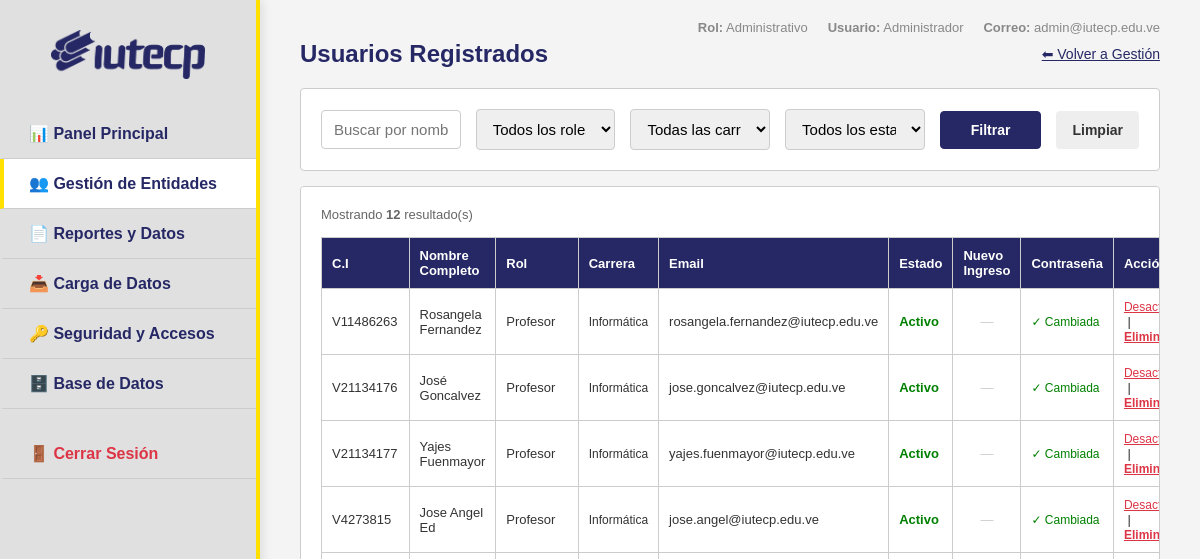
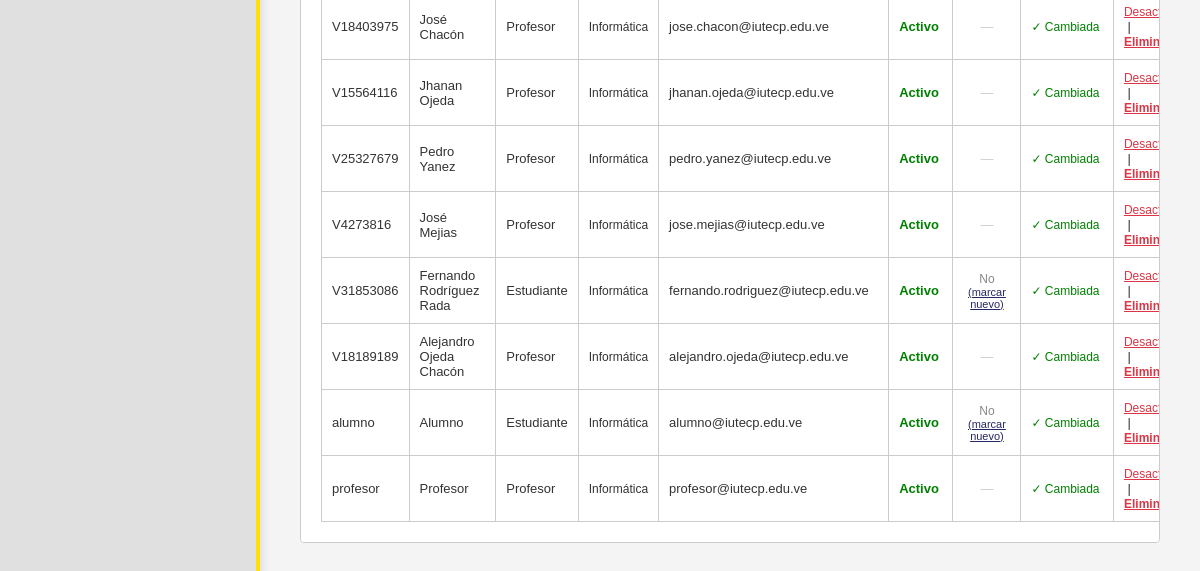
Page /admin/usuarios_lista.php (signed in) on the earlier database version (2 pictures, top to bottom).
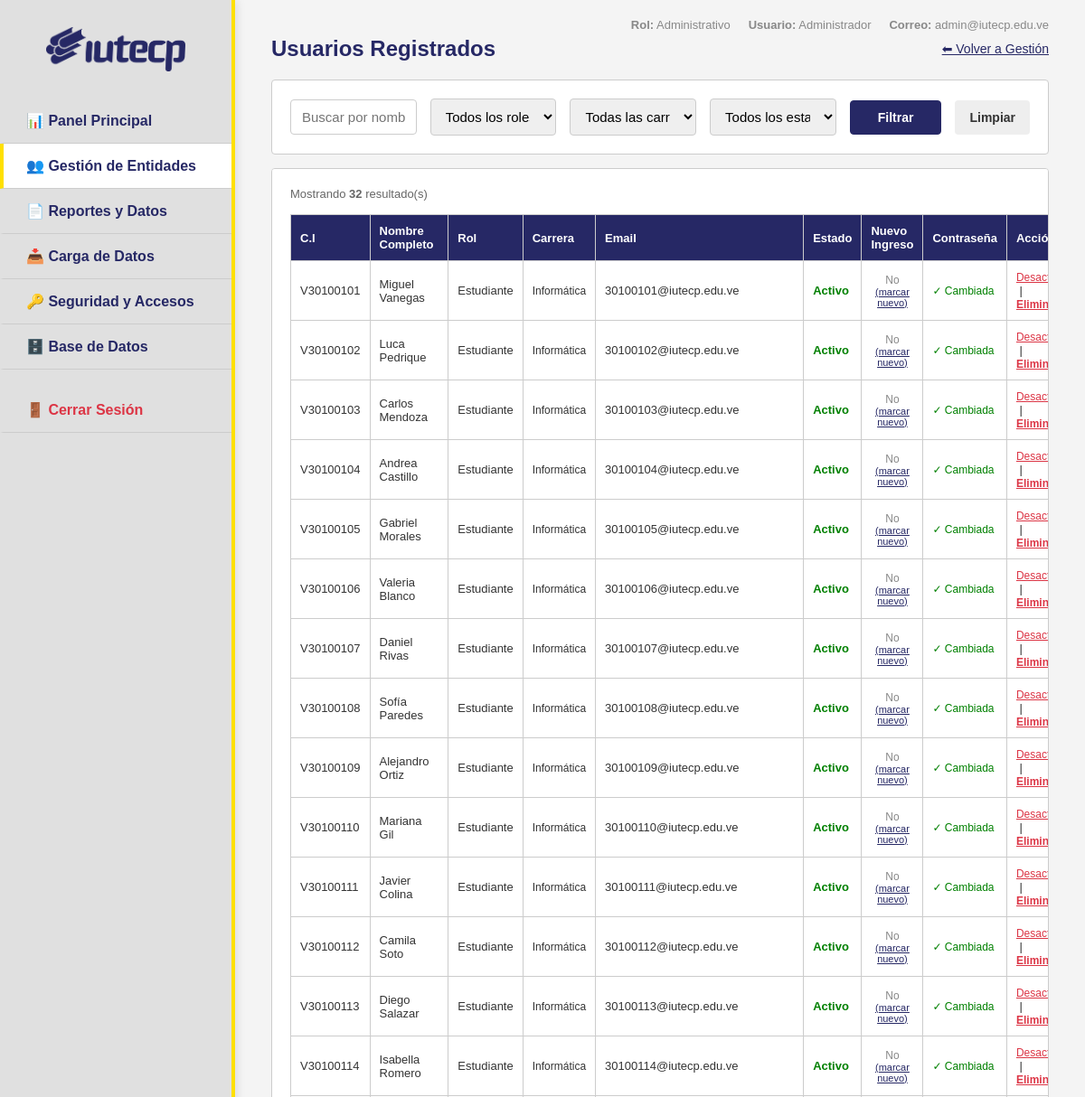
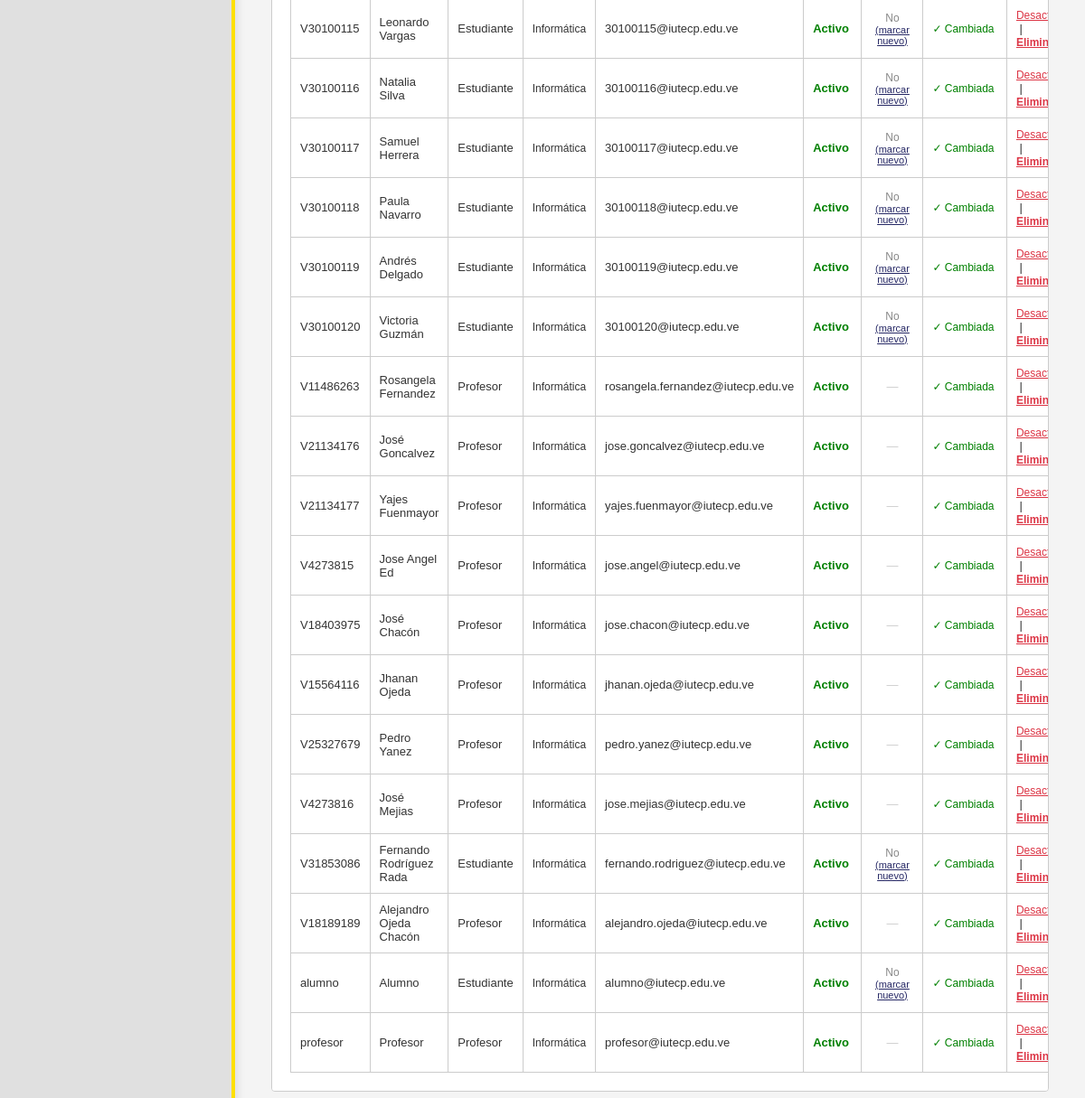
Same page on the later database version (2 pictures, top to bottom).
### tables this page shows
CREATE TABLE `usuarios` (
  `id` int(11) NOT NULL AUTO_INCREMENT,
  `cedula` varchar(20) NOT NULL,
  `username` varchar(50) DEFAULT NULL,
  `nombre_completo` varchar(255) NOT NULL,
  `email` varchar(255) DEFAULT NULL,
  `carrera_id` int(11) DEFAULT NULL,
  `telefono` varchar(20) DEFAULT NULL,
  `rol` enum('admin','profesor','estudiante') NOT NULL DEFAULT 'estudiante',
  `password_hash` varchar(255) NOT NULL,
  `password_temporal` tinyint(1) DEFAULT 1,
  `activo` tinyint(1) DEFAULT 1,
  `es_nuevo_ingreso` tinyint(1) DEFAULT 0,
  `creado_por` int(11) DEFAULT NULL,
  `created_at` timestamp NULL DEFAULT current_timestamp(),
  `updated_at` timestamp NULL DEFAULT current_timestamp() ON UPDATE current_timestamp(),
  PRIMARY KEY (`id`),
  UNIQUE KEY `cedula` (`cedula`),
  UNIQUE KEY `username` (`username`),
  KEY `creado_por` (`creado_por`),
  KEY `carrera_id` (`carrera_id`),
  CONSTRAINT `usuarios_ibfk_1` FOREIGN KEY (`creado_por`) REFERENCES `usuarios` (`id`),
  CONSTRAINT `usuarios_ibfk_2` FOREIGN KEY (`carrera_id`) REFERENCES `carreras` (`id`)
);

CREATE TABLE `carreras` (
  `id` int(11) NOT NULL AUTO_INCREMENT,
  `nombre` varchar(255) NOT NULL,
  `nivel` varchar(50) NOT NULL,
  `codigo` varchar(20) DEFAULT NULL,
  `tipo_periodo` enum('Trimestre','Cuatrimestre') NOT NULL DEFAULT 'Cuatrimestre',
  PRIMARY KEY (`id`)
);

### admin/usuarios_lista.php (the view, shortened to what this page needs)
<?php
require_once __DIR__ . '/includes/header.php';
$search = $_GET['search'] ?? '';
$where = ["u.rol != 'admin'"];
$params = [];
$sql = "SELECT u.id, u.cedula, u.nombre_completo, u.email, u.rol, u.activo, u.password_temporal, u.es_nuevo_ingreso,
               u.carrera_id, c.nombre as carrera_nombre,
               u.created_at
        FROM usuarios u
        LEFT JOIN carreras c ON u.carrera_id = c.id
        WHERE " . implode(' AND ', $where) . "
        ORDER BY u.created_at DESC";
global $pdo;
$stmt = $pdo->prepare($sql);
$stmt->execute($params);
$usuarios = $stmt->fetchAll();
?>
<div>
    <div style="display:flex;justify-content:space-between;align-items:center;margin-bottom:20px;">
        <h2 style="color:var(--primary);margin:0;">Usuarios Registrados</h2>
        <a href="usuarios.php" style="font-size:14px;color:var(--primary);">⬅ Volver a Gestión</a>
    </div>
    <div class="card" style="margin-bottom:15px;">
        <form method="GET" action="usuarios_lista.php" onkeydown="if(event.key==='Enter'&&event.target.tagName!=='TEXTAREA'){event.preventDefault();this.querySelector('button[type=submit]').click()}">
            <div class="filters">
                <input type="text" name="search" placeholder="Buscar por nombre o cédula..." value="<?= htmlspecialchars($search) ?>" />
                <select name="rol">
                    <option value="">Todos los roles</option>
                </select>
                <select name="carrera">
                    <option value="">Todas las carreras</option>
                </select>
                <select name="estado">
                    <option value="">Todos los estados</option>
                </select>
                <button type="submit" class="btn btn-primary">Filtrar</button>
                <a href="usuarios_lista.php" class="btn" style="background:#eee;color:var(--text-dark);text-decoration:none;text-align:center;">Limpiar</a>
            </div>
        </form>
    </div>
    <div class="card" style="overflow-x:auto;">
        <?php if (count($usuarios) === 0): ?>
            <p style="color:#666;font-size:14px;text-align:center;padding:30px;">No se encontraron usuarios.</p>
        <?php else: ?>
        <p style="margin-bottom:10px;font-size:13px;color:#666;">
            Mostrando <strong><?= count($usuarios) ?></strong> resultado(s)
        </p>
        <table style="font-size:13px;">
            <thead>
                <tr>
                    <th>C.I</th>
                    <th>Nombre Completo</th>
                    <th>Rol</th>
                    <th>Carrera</th>
                    <th>Email</th>
                    <th>Estado</th>
                    <th>Nuevo Ingreso</th>
                    <th>Contraseña</th>
                    <th>Acción</th>
                </tr>
            </thead>
            <tbody>
                <?php foreach ($usuarios as $u): ?>
                <tr>
                    <td><?= htmlspecialchars($u['cedula']) ?></td>
                    <td><?= htmlspecialchars($u['nombre_completo']) ?></td>
                    <td><?= ucfirst($u['rol']) ?></td>
                    <td style="font-size:12px;"><?= $u['carrera_nombre'] ? htmlspecialchars($u['carrera_nombre']) : '-' ?></td>
                    <td><?= htmlspecialchars($u['email'] ?? '-') ?></td>
                    <td>
                        <?php if ($u['activo']): ?>
                            <span style="color:green;font-weight:bold;">Activo</span>
                        <?php else: ?>
                            <span style="color:red;font-weight:bold;">Inactivo</span>
                        <?php endif; ?>
                    </td>
                    <td style="text-align:center">
                        <?php if ($u['rol'] === 'estudiante'): ?>
                            <?php if ($u['es_nuevo_ingreso']): ?>
                                <span style="color:#d39e00;font-weight:bold;font-size:12px">🗝️ Sí</span>
                                <a href="usuarios_lista.php?accion=toggle_nuevo&id=<?= $u['id'] ?>&<?= http_build_query($_GET) ?>"
                                   style="font-size:11px;color:#888;display:block">(marcar regular)</a>
                            <?php else: ?>
                                <span style="color:#888;font-size:12px">No</span>
                                <a href="usuarios_lista.php?accion=toggle_nuevo&id=<?= $u['id'] ?>&<?= http_build_query($_GET) ?>"
                                   style="font-size:11px;color:var(--primary);display:block">(marcar nuevo)</a>
                            <?php endif; ?>
                        <?php else: ?>
                            <span style="color:#ccc">—</span>
                        <?php endif; ?>
                    </td>
                    <td>
                        <?php if ($u['password_temporal']): ?>
                            <span style="color:#d39e00;font-size:12px;">⏳ Temporal</span>
                        <?php else: ?>
                            <span style="color:green;font-size:12px;">✓ Cambiada</span>
                        <?php endif; ?>
                    </td>
                    <td>
                        <?php if ($u['activo']): ?>
                        <a href="usuarios_lista.php?accion=desactivar&id=<?= $u['id'] ?>&<?= http_build_query($_GET) ?>"
                           onclick="return confirm('¿Desactivar a <?= htmlspecialchars(addslashes($u['nombre_completo'])) ?>?')"
                           style="color:#dc3545;font-size:12px;">Desactivar</a>
                        <?php else: ?>
                        <a href="usuarios_lista.php?accion=reactivar&id=<?= $u['id'] ?>&<?= http_build_query($_GET) ?>"
                           style="color:green;font-size:12px;">Reactivar</a>
                        <?php endif; ?>
                        &nbsp;|&nbsp;
                        <a href="usuarios_lista.php?accion=eliminar&id=<?= $u['id'] ?>&<?= http_build_query($_GET) ?>"
                           onclick="return confirm('⚠️ ¿ELIMINAR permanentemente a <?= htmlspecialchars(addslashes($u['nombre_completo'])) ?>?\n\nSe borrarán todos sus datos relacionados (inscripciones, asistencias, sesiones QR, etc.).\n\nEsta acción NO se puede deshacer.')"
                           style="color:#dc3545;font-size:12px;font-weight:bold;">Eliminar</a>
                    </td>
                </tr>
                <?php endforeach; ?>
            </tbody>
        </table>
        <?php endif; ?>
    </div>
</div>
<?php require_once __DIR__ . '/includes/footer.php'; ?>

### admin/includes/header.php (shortened to what this page needs)
<!doctype html>
<html lang="es">
<head>
    <link rel="stylesheet" href="/style.css" />
</head>
<body>
<div style="display:flex;flex:1;height:100vh;">
    <aside class="admin-sidebar">
        <img src="/logoIUTECP_azul.png" alt="IUTECP" />
        <ul>
            <li class="<?= basename($_SERVER['PHP_SELF']) === 'index.php' ? 'active' : '' ?>">
                <a href="/admin/index.php" style="text-decoration:none;color:inherit;display:block">📊 Panel Principal</a>
            </li>
            <?php $es_gestion = in_array(basename($_SERVER['PHP_SELF']), ['usuarios.php', 'usuarios_lista.php', 'cursos_lista.php']); ?>
            <li class="<?= $es_gestion ? 'active' : '' ?>">
                <a href="/admin/usuarios.php" style="text-decoration:none;color:inherit;display:block">👥 Gestión de Entidades</a>
            </li>
            <li class="<?= basename($_SERVER['PHP_SELF']) === 'reportes.php' ? 'active' : '' ?>">
                <a href="/admin/reportes.php" style="text-decoration:none;color:inherit;display:block">📄 Reportes y Datos</a>
            </li>
            <li class="<?= basename($_SERVER['PHP_SELF']) === 'cargar_inscripciones.php' ? 'active' : '' ?>">
                <a href="/admin/cargar_inscripciones.php" style="text-decoration:none;color:inherit;display:block">📥 Carga de Datos</a>
            </li>
            <li class="<?= basename($_SERVER['PHP_SELF']) === 'seguridad.php' ? 'active' : '' ?>">
                <a href="/admin/seguridad.php" style="text-decoration:none;color:inherit;display:block">🔑 Seguridad y Accesos</a>
            </li>
            <li class="<?= basename($_SERVER['PHP_SELF']) === 'database.php' ? 'active' : '' ?>">
                <a href="/admin/database.php" style="text-decoration:none;color:inherit;display:block">🗄️ Base de Datos</a>
            </li>
            <li style="color:#dc3545;margin-top:20px">
                <a href="/logout.php" style="text-decoration:none;color:#dc3545;display:block">🚪 Cerrar Sesión</a>
            </li>
        </ul>
    </aside>
    <section class="admin-content">
        <div style="position:absolute;top:20px;right:40px;font-size:13px;color:#888;display:flex;gap:20px;">
            <span><strong>Rol:</strong> Administrativo</span>
            <span><strong>Usuario:</strong> <?= htmlspecialchars($_SESSION['nombre']) ?></span>
            <span><strong>Correo:</strong> <?= htmlspecialchars($_SESSION['email'] ?? '') ?></span>
        </div>

### admin/includes/footer.php
    </section>
</div>
</body>
</html>

### style.css (style rules this page uses)
:root { color-scheme: light; --primary: #262865; --secondary: #262865; --accent: #ffe001; --bg-light: #f4f4f4; --white: #ffffff; --border-color: #cccccc; --text-dark: #333333; }
* { margin: 0; padding: 0; box-sizing: border-box; font-family: Arial, Helvetica, sans-serif; -webkit-tap-highlight-color: transparent; }
body { background-color: var(--bg-light); color: var(--text-dark); min-height: 100vh; display: flex; flex-direction: column; }
.btn { padding: 10px 15px; border: 1px solid transparent; border-radius: 4px; cursor: pointer; font-weight: bold; font-size: 14px; }
.btn-accent, .btn-primary { background-color: var(--primary); color: var(--white); border: 1px solid var(--primary); transition: opacity 0.2s ease; }
.card { background: var(--white); border: 1px solid var(--border-color); border-radius: 4px; padding: 20px; }
input:where(:not([type="radio"]):not([type="checkbox"])), select { width: 100%; padding: 10px 12px; font-size: 15px; margin-bottom: 15px; border: 1px solid var(--border-color); border-radius: 4px; transition: border-color 0.3s ease, box-shadow 0.3s ease; }
table { width: 100%; border-collapse: collapse; margin-top: 15px; background: var(--white); }
th, td { border: 1px solid var(--border-color); padding: 10px; text-align: left; }
th { background-color: var(--primary); color: var(--white); }
.admin-sidebar { width: 260px; background-color: #e0e0e0; color: var(--primary); padding: 30px 0; display: flex; flex-direction: column; box-shadow: 2px 0 10px rgba(0, 0, 0, 0.1); z-index: 10; border-right: 4px solid var(--accent); }
.admin-sidebar img { max-width: 60%; height: auto; margin: 0 auto 30px auto; display: block; }
.admin-sidebar ul { list-style: none; flex: 1; }
.admin-sidebar li { padding: 0; cursor: pointer; border-bottom: 1px solid var(--border-color); border-left: 4px solid transparent; font-weight: bold; transition: background 0.2s; }
.admin-sidebar li a { padding: 15px 25px; display: block; color: inherit; text-decoration: none; }
.admin-sidebar li:hover, .admin-sidebar li.active { background-color: var(--white); border-left: 4px solid var(--accent); }
.admin-content { flex: 1; padding: 40px; overflow-y: auto; position: relative; }
.filters { display: flex; flex-direction: row; gap: 15px; align-items: center; }
.filters select, .filters input { margin-bottom: 0; flex: 1; }
.filters button { width: auto !important; padding: 10px 30px; height: 100%; }

Differences in the rows shown:
added usuarios: cedula "V30100101", nombre_completo "Miguel Vanegas", rol "Estudiante", carrera.nombre "Informática", email "30100101@iutecp.edu.ve", activo "Activo", password_temporal "✓ Cambiada"
added usuarios: cedula "V30100102", nombre_completo "Luca Pedrique", rol "Estudiante", carrera.nombre "Informática", email "30100102@iutecp.edu.ve", activo "Activo", password_temporal "✓ Cambiada"
added usuarios: cedula "V30100103", nombre_completo "Carlos Mendoza", rol "Estudiante", carrera.nombre "Informática", email "30100103@iutecp.edu.ve", activo "Activo", password_temporal "✓ Cambiada"
added usuarios: cedula "V30100104", nombre_completo "Andrea Castillo", rol "Estudiante", carrera.nombre "Informática", email "30100104@iutecp.edu.ve", activo "Activo", password_temporal "✓ Cambiada"
added usuarios: cedula "V30100105", nombre_completo "Gabriel Morales", rol "Estudiante", carrera.nombre "Informática", email "30100105@iutecp.edu.ve", activo "Activo", password_temporal "✓ Cambiada"
added usuarios: cedula "V30100106", nombre_completo "Valeria Blanco", rol "Estudiante", carrera.nombre "Informática", email "30100106@iutecp.edu.ve", activo "Activo", password_temporal "✓ Cambiada"
added usuarios: cedula "V30100107", nombre_completo "Daniel Rivas", rol "Estudiante", carrera.nombre "Informática", email "30100107@iutecp.edu.ve", activo "Activo", password_temporal "✓ Cambiada"
added usuarios: cedula "V30100108", nombre_completo "Sofía Paredes", rol "Estudiante", carrera.nombre "Informática", email "30100108@iutecp.edu.ve", activo "Activo", password_temporal "✓ Cambiada"
added usuarios: cedula "V30100109", nombre_completo "Alejandro Ortiz", rol "Estudiante", carrera.nombre "Informática", email "30100109@iutecp.edu.ve", activo "Activo", password_temporal "✓ Cambiada"
added usuarios: cedula "V30100110", nombre_completo "Mariana Gil", rol "Estudiante", carrera.nombre "Informática", email "30100110@iutecp.edu.ve", activo "Activo", password_temporal "✓ Cambiada"
added usuarios: cedula "V30100111", nombre_completo "Javier Colina", rol "Estudiante", carrera.nombre "Informática", email "30100111@iutecp.edu.ve", activo "Activo", password_temporal "✓ Cambiada"
added usuarios: cedula "V30100112", nombre_completo "Camila Soto", rol "Estudiante", carrera.nombre "Informática", email "30100112@iutecp.edu.ve", activo "Activo", password_temporal "✓ Cambiada"
added usuarios: cedula "V30100113", nombre_completo "Diego Salazar", rol "Estudiante", carrera.nombre "Informática", email "30100113@iutecp.edu.ve", activo "Activo", password_temporal "✓ Cambiada"
added usuarios: cedula "V30100114", nombre_completo "Isabella Romero", rol "Estudiante", carrera.nombre "Informática", email "30100114@iutecp.edu.ve", activo "Activo", password_temporal "✓ Cambiada"
added usuarios: cedula "V30100115", nombre_completo "Leonardo Vargas", rol "Estudiante", carrera.nombre "Informática", email "30100115@iutecp.edu.ve", activo "Activo", password_temporal "✓ Cambiada"
added usuarios: cedula "V30100116", nombre_completo "Natalia Silva", rol "Estudiante", carrera.nombre "Informática", email "30100116@iutecp.edu.ve", activo "Activo", password_temporal "✓ Cambiada"
added usuarios: cedula "V30100117", nombre_completo "Samuel Herrera", rol "Estudiante", carrera.nombre "Informática", email "30100117@iutecp.edu.ve", activo "Activo", password_temporal "✓ Cambiada"
added usuarios: cedula "V30100118", nombre_completo "Paula Navarro", rol "Estudiante", carrera.nombre "Informática", email "30100118@iutecp.edu.ve", activo "Activo", password_temporal "✓ Cambiada"
added usuarios: cedula "V30100119", nombre_completo "Andrés Delgado", rol "Estudiante", carrera.nombre "Informática", email "30100119@iutecp.edu.ve", activo "Activo", password_temporal "✓ Cambiada"
added usuarios: cedula "V30100120", nombre_completo "Victoria Guzmán", rol "Estudiante", carrera.nombre "Informática", email "30100120@iutecp.edu.ve", activo "Activo", password_temporal "✓ Cambiada"
Other differences:
count($usuarios): "12" → "32"
